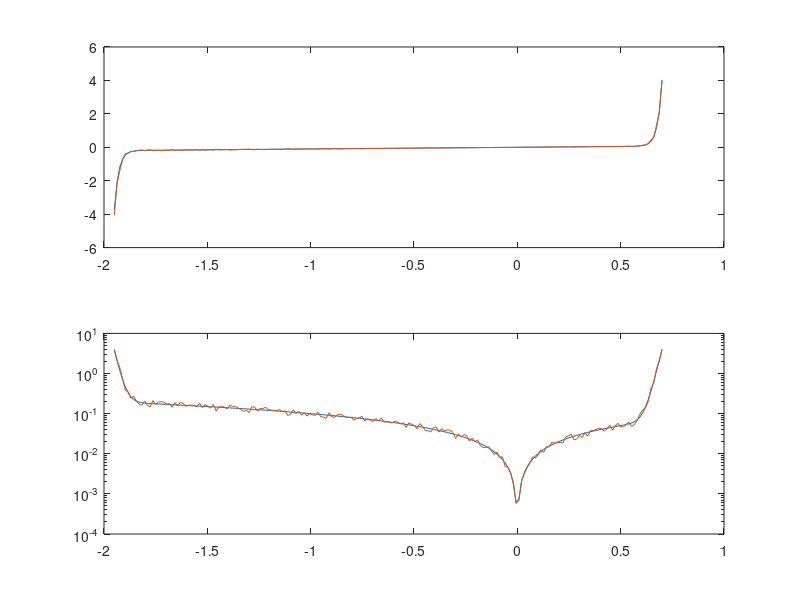
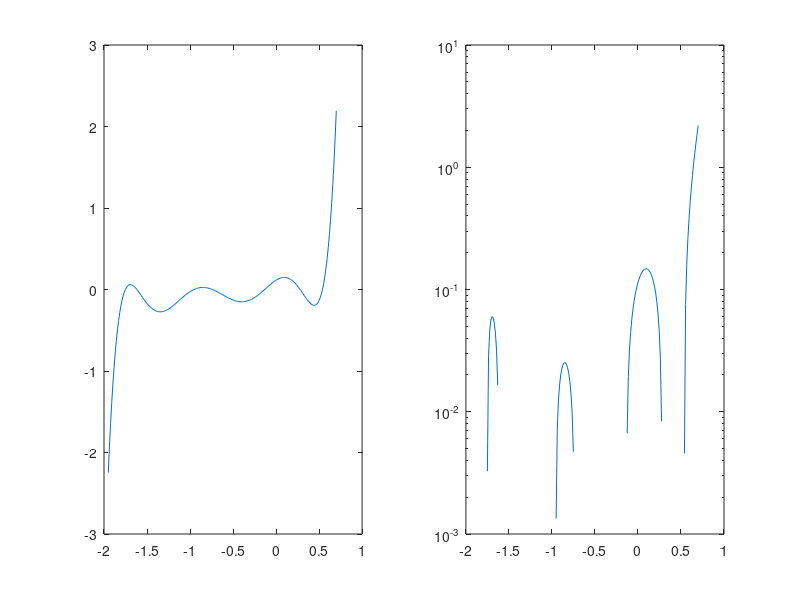

Here is the MATLAB script that generated these plots, in order: (Note: this script raises an error after producing the figures.)
Is = 0.01e-12;
Ib = 0.1e-12;
Vb = 1.3;
Gp = 0.1;

V = linspace(-1.95,0.7, 200);
I = Is.*(exp(V*1.2/0.025) - 1) + (Gp*V) - (Ib*(exp((V+Vb)*(-1.2)/0.025) ...
    - 1));
I2 = (0.8 + 0.4.*rand(size(I))).*I;

figure(1)
subplot(2,1,1)
plot(V,I,V,I2)
subplot(2,1,2)
semilogy(V,abs(I),V,abs(I2))

fit4 = polyfit(V,I2,4);
fit8 = polyfit(V,I2,8);

data4 = polyval(fit4,V);
data8 = polyval(fit8,V);

figure(2)
subplot(1,2,1)
plot(V,data4)
plot(V,data8)
hold on
subplot(1,2,2)
semilogy(V,data4)
semilogy(V,data8)
hold on

foac = fittype('A.*(exp(1.2*x/0.025)-1) + (0.1*x) - (C*(exp(-1.2*(x+1.3)/0.025)-1))');
ffac = fit(V', I2', foac);
Ifac = ffac(V');

foabc = fittype('A,*(exp(1.2*x/0.025)-1) + (B.*x)- (C*(exp(-1.2*(x+1.3)/0.025)-1))');
ffabc = fit(V', I2', foabc);
Ifabc = ffabc(V');

foabcd = fittype('A,*(exp(1.2*x/0.025)-1) + (B.*x)- (C*(exp(-1.2*(-(x+D))/0.025)-1))');
ffabcd = fit(V', I2', foabcd);
Ifabcd = ffabcd(V');

figure(3)
subplot(1,2,1)
plot(V, Ifac)
hold on
plot(V, Ifabc)
hold on
plot(V, Ifabcd)
subplot(1,2,2)
semilogy(V,Ifac)
semilogy(V,Ifabc)
semilogy(V,Ifabcd)
hold on

inputs = V.';
targets = I.';
hiddenLayerSize = 10;
net = fitnet(hiddenLayerSize);
net.divideParam.trainRatio = 70/100;
net.divideParam.valRatio = 15/100;
net.divideParam.testRatio = 15/100;
[net,tr] = train(net,inputs,targets);
outputs = net(inputs);
errors = gsubtract(outputs,targets);
performance = perform(net,targets,outputs);
view(net);
Inn = outputs;

figure(4)
subplot(1,2,1)
plot(V,I2)
hold on
plot(V, outputs')
hold on
subplots(1,2,2)
semilogy(V,I2)
hold on
semilogy(V, outputs')
hold on










